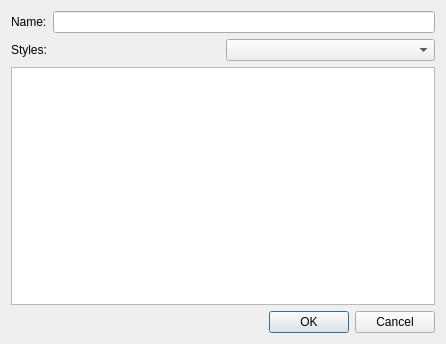
<?xml version="1.0" encoding="UTF-8"?>
<ui version="4.0">
 <author>Artem Pavlenko</author>
 <class>LayerInfoDialog</class>
 <widget class="QDialog" name="LayerInfoDialog">
  <property name="geometry">
   <rect>
    <x>0</x>
    <y>0</y>
    <width>446</width>
    <height>344</height>
   </rect>
  </property>
  <property name="sizePolicy">
   <sizepolicy hsizetype="Preferred" vsizetype="Preferred">
    <horstretch>0</horstretch>
    <verstretch>0</verstretch>
   </sizepolicy>
  </property>
  <property name="windowTitle">
   <string>Layer Info</string>
  </property>
  <property name="sizeGripEnabled">
   <bool>false</bool>
  </property>
  <layout class="QGridLayout">
   <item row="0" column="0">
    <layout class="QGridLayout">
     <item row="0" column="0">
      <layout class="QHBoxLayout">
       <item>
        <widget class="QLabel" name="nameLabel">
         <property name="text">
          <string>Name:</string>
         </property>
        </widget>
       </item>
       <item>
        <widget class="QLineEdit" name="layerNameEdit"/>
       </item>
      </layout>
     </item>
     <item row="1" column="0">
      <layout class="QHBoxLayout">
       <item>
        <widget class="QLabel" name="stylesLabel">
         <property name="text">
          <string>Styles:</string>
         </property>
        </widget>
       </item>
       <item>
        <widget class="QComboBox" name="comboBox"/>
       </item>
      </layout>
     </item>
     <item row="2" column="0">
      <widget class="QTableWidget" name="tableWidget"/>
     </item>
     <item row="3" column="0">
      <widget class="QDialogButtonBox" name="buttonBox">
       <property name="orientation">
        <enum>Qt::Horizontal</enum>
       </property>
       <property name="standardButtons">
        <set>QDialogButtonBox::Cancel|QDialogButtonBox::Ok</set>
       </property>
      </widget>
     </item>
    </layout>
   </item>
  </layout>
 </widget>
 <resources/>
 <connections>
  <connection>
   <sender>buttonBox</sender>
   <signal>accepted()</signal>
   <receiver>LayerInfoDialog</receiver>
   <slot>accept()</slot>
   <hints>
    <hint type="sourcelabel">
     <x>248</x>
     <y>254</y>
    </hint>
    <hint type="destinationlabel">
     <x>157</x>
     <y>274</y>
    </hint>
   </hints>
  </connection>
  <connection>
   <sender>buttonBox</sender>
   <signal>rejected()</signal>
   <receiver>LayerInfoDialog</receiver>
   <slot>reject()</slot>
   <hints>
    <hint type="sourcelabel">
     <x>316</x>
     <y>260</y>
    </hint>
    <hint type="destinationlabel">
     <x>286</x>
     <y>274</y>
    </hint>
   </hints>
  </connection>
 </connections>
</ui>
